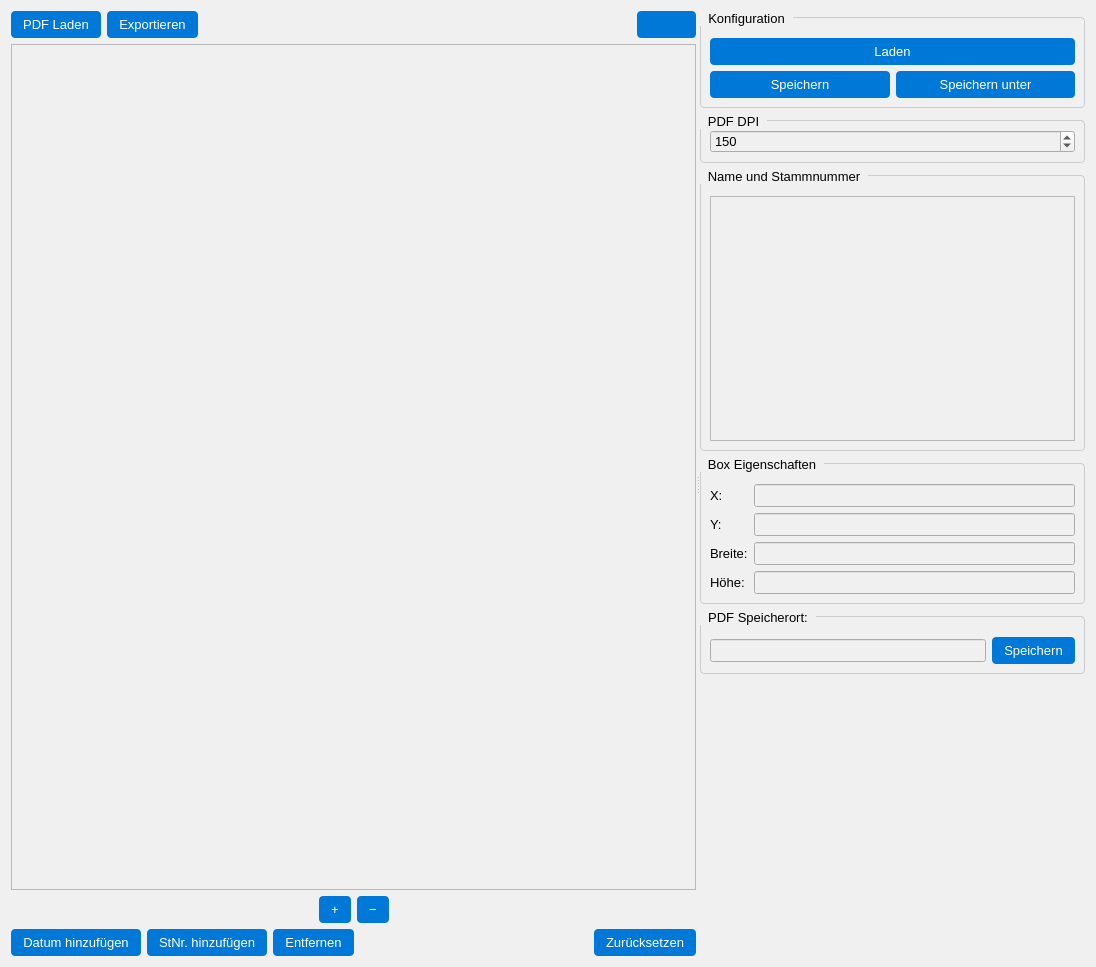
<?xml version="1.0" encoding="UTF-8"?>
<ui version="4.0">
 <class>PdfDisplayView</class>
 <widget class="QWidget" name="PdfDisplayView">
  <property name="geometry">
   <rect>
    <x>0</x>
    <y>0</y>
    <width>1096</width>
    <height>967</height>
   </rect>
  </property>
  <property name="windowTitle">
   <string>PDF Editor mit resizbaren Box-Overlays</string>
  </property>
  <property name="styleSheet">
   <string>QWidget { font-family: &quot;Segoe UI&quot;, sans-serif; font-size: 10pt; background-color: #f0f0f0; }
QPushButton { border: none; padding: 6px 12px; border-radius: 4px; background-color: #0078d7; color: white; }
QPushButton:hover { background-color: #005a9e; }
QGroupBox { border: 1px solid #cccccc; border-radius: 4px; margin-top: 6px; }
QGroupBox::title { subcontrol-origin: margin; subcontrol-position: top left; padding: 0 6px; }</string>
  </property>
  <layout class="QVBoxLayout" name="verticalLayout_5">
   <item>
    <widget class="QSplitter" name="splitter">
     <property name="orientation">
      <enum>Qt::Orientation::Horizontal</enum>
     </property>
     <widget class="QWidget" name="layoutWidget">
      <layout class="QVBoxLayout" name="verticalLayout_4">
       <item>
        <layout class="QHBoxLayout" name="horizontalLayout_toolbar">
         <property name="spacing">
          <number>6</number>
         </property>
         <item>
          <widget class="QPushButton" name="btnLoadPDF">
           <property name="text">
            <string>PDF Laden</string>
           </property>
          </widget>
         </item>
         <item>
          <widget class="QPushButton" name="btnGeneratePDF">
           <property name="text">
            <string>Exportieren</string>
           </property>
          </widget>
         </item>
         <item>
          <spacer name="horizontalSpacer">
           <property name="orientation">
            <enum>Qt::Orientation::Horizontal</enum>
           </property>
           <property name="sizeType">
            <enum>QSizePolicy::Policy::Expanding</enum>
           </property>
           <property name="sizeHint" stdset="0">
            <size>
             <width>40</width>
             <height>20</height>
            </size>
           </property>
          </spacer>
         </item>
         <item>
          <widget class="QPushButton" name="btnMenuOpenClose">
           <property name="text">
            <string/>
           </property>
           <property name="icon">
            <iconset resource="../../resource/resources.qrc">
             <normaloff>:/icons/icons/white/menu.svg</normaloff>:/icons/icons/white/menu.svg</iconset>
           </property>
           <property name="iconSize">
            <size>
             <width>24</width>
             <height>24</height>
            </size>
           </property>
          </widget>
         </item>
        </layout>
       </item>
       <item>
        <layout class="QVBoxLayout" name="verticalLayout_pdf">
         <item>
          <widget class="QGraphicsView" name="graphicsView">
           <property name="sizePolicy">
            <sizepolicy hsizetype="Expanding" vsizetype="Expanding">
             <horstretch>2</horstretch>
             <verstretch>1</verstretch>
            </sizepolicy>
           </property>
          </widget>
         </item>
         <item>
          <layout class="QHBoxLayout" name="horizontalLayout_zoom">
           <property name="spacing">
            <number>6</number>
           </property>
           <item>
            <spacer name="zoomLeftSpacer">
             <property name="orientation">
              <enum>Qt::Orientation::Horizontal</enum>
             </property>
             <property name="sizeType">
              <enum>QSizePolicy::Policy::Expanding</enum>
             </property>
             <property name="sizeHint" stdset="0">
              <size>
               <width>20</width>
               <height>20</height>
              </size>
             </property>
            </spacer>
           </item>
           <item>
            <widget class="QPushButton" name="btnZoomIn">
             <property name="text">
              <string>+</string>
             </property>
            </widget>
           </item>
           <item>
            <widget class="QPushButton" name="btnZoomOut">
             <property name="text">
              <string>−</string>
             </property>
            </widget>
           </item>
           <item>
            <spacer name="zoomRightSpacer">
             <property name="orientation">
              <enum>Qt::Orientation::Horizontal</enum>
             </property>
             <property name="sizeType">
              <enum>QSizePolicy::Policy::Expanding</enum>
             </property>
             <property name="sizeHint" stdset="0">
              <size>
               <width>20</width>
               <height>20</height>
              </size>
             </property>
            </spacer>
           </item>
          </layout>
         </item>
        </layout>
       </item>
       <item>
        <layout class="QHBoxLayout" name="horizontalLayout_3">
         <item>
          <widget class="QPushButton" name="btnAddSingleBox">
           <property name="text">
            <string>Datum hinzufügen</string>
           </property>
          </widget>
         </item>
         <item>
          <widget class="QPushButton" name="btnAddBoxPair">
           <property name="text">
            <string>StNr. hinzufügen</string>
           </property>
          </widget>
         </item>
         <item>
          <widget class="QPushButton" name="btnRemoveBoxPair">
           <property name="text">
            <string>Entfernen</string>
           </property>
          </widget>
         </item>
         <item>
          <spacer name="actionSpacer">
           <property name="orientation">
            <enum>Qt::Orientation::Horizontal</enum>
           </property>
           <property name="sizeType">
            <enum>QSizePolicy::Policy::Expanding</enum>
           </property>
           <property name="sizeHint" stdset="0">
            <size>
             <width>40</width>
             <height>20</height>
            </size>
           </property>
          </spacer>
         </item>
         <item>
          <widget class="QPushButton" name="btnRestore">
           <property name="text">
            <string>Zurücksetzen</string>
           </property>
          </widget>
         </item>
        </layout>
       </item>
      </layout>
     </widget>
     <widget class="QWidget" name="layoutWidget">
      <layout class="QVBoxLayout" name="verticalLayout">
       <item>
        <widget class="QGroupBox" name="groupBox_3">
         <property name="title">
          <string>Konfiguration</string>
         </property>
         <layout class="QVBoxLayout" name="verticalLayout_3">
          <property name="topMargin">
           <number>20</number>
          </property>
          <item>
           <widget class="QPushButton" name="btnLoadConfig">
            <property name="text">
             <string>Laden</string>
            </property>
           </widget>
          </item>
          <item>
           <layout class="QHBoxLayout" name="horizontalLayout">
            <item>
             <widget class="QPushButton" name="btnSaveConfig">
              <property name="text">
               <string>Speichern</string>
              </property>
              <attribute name="buttonGroup">
               <string notr="true">buttonGroup</string>
              </attribute>
             </widget>
            </item>
            <item>
             <widget class="QPushButton" name="btnSaveAsConfig">
              <property name="text">
               <string>Speichern unter</string>
              </property>
              <attribute name="buttonGroup">
               <string notr="true">buttonGroup</string>
              </attribute>
             </widget>
            </item>
           </layout>
          </item>
         </layout>
        </widget>
       </item>
       <item>
        <widget class="QGroupBox" name="groupBoxDisplayDpi">
         <property name="title">
          <string>PDF DPI</string>
         </property>
         <layout class="QHBoxLayout" name="horizontalLayout_display_dpi">
          <item>
           <widget class="QSpinBox" name="spinBoxDisplayDpi">
            <property name="minimum">
             <number>72</number>
            </property>
            <property name="maximum">
             <number>600</number>
            </property>
            <property name="value">
             <number>150</number>
            </property>
           </widget>
          </item>
         </layout>
        </widget>
       </item>
       <item>
        <widget class="QGroupBox" name="groupBox_2">
         <property name="title">
          <string>Name und Stammnummer</string>
         </property>
         <layout class="QVBoxLayout" name="verticalLayout_2">
          <property name="topMargin">
           <number>20</number>
          </property>
          <item>
           <widget class="QListWidget" name="listBoxPairs">
            <property name="sizePolicy">
             <sizepolicy hsizetype="Preferred" vsizetype="Expanding">
              <horstretch>0</horstretch>
              <verstretch>0</verstretch>
             </sizepolicy>
            </property>
           </widget>
          </item>
         </layout>
        </widget>
       </item>
       <item>
        <widget class="QGroupBox" name="groupBoxProperties">
         <property name="title">
          <string>Box Eigenschaften</string>
         </property>
         <layout class="QFormLayout" name="formLayoutProperties">
          <property name="topMargin">
           <number>20</number>
          </property>
          <item row="0" column="0">
           <widget class="QLabel" name="labelX">
            <property name="text">
             <string>X:</string>
            </property>
           </widget>
          </item>
          <item row="0" column="1">
           <widget class="QLineEdit" name="lineEditX">
            <property name="sizePolicy">
             <sizepolicy hsizetype="Minimum" vsizetype="Fixed">
              <horstretch>0</horstretch>
              <verstretch>0</verstretch>
             </sizepolicy>
            </property>
           </widget>
          </item>
          <item row="1" column="0">
           <widget class="QLabel" name="labelY">
            <property name="text">
             <string>Y:</string>
            </property>
           </widget>
          </item>
          <item row="1" column="1">
           <widget class="QLineEdit" name="lineEditY">
            <property name="sizePolicy">
             <sizepolicy hsizetype="Minimum" vsizetype="Fixed">
              <horstretch>0</horstretch>
              <verstretch>0</verstretch>
             </sizepolicy>
            </property>
           </widget>
          </item>
          <item row="2" column="0">
           <widget class="QLabel" name="labelWidth">
            <property name="text">
             <string>Breite:</string>
            </property>
           </widget>
          </item>
          <item row="2" column="1">
           <widget class="QLineEdit" name="lineEditWidth">
            <property name="sizePolicy">
             <sizepolicy hsizetype="Minimum" vsizetype="Fixed">
              <horstretch>0</horstretch>
              <verstretch>0</verstretch>
             </sizepolicy>
            </property>
           </widget>
          </item>
          <item row="3" column="0">
           <widget class="QLabel" name="labelHeight">
            <property name="text">
             <string>Höhe:</string>
            </property>
           </widget>
          </item>
          <item row="3" column="1">
           <widget class="QLineEdit" name="lineEditHeight">
            <property name="sizePolicy">
             <sizepolicy hsizetype="Minimum" vsizetype="Fixed">
              <horstretch>0</horstretch>
              <verstretch>0</verstretch>
             </sizepolicy>
            </property>
           </widget>
          </item>
         </layout>
        </widget>
       </item>
       <item>
        <widget class="QGroupBox" name="groupBox">
         <property name="title">
          <string>PDF Speicherort:</string>
         </property>
         <layout class="QHBoxLayout" name="horizontalLayout_2">
          <property name="topMargin">
           <number>20</number>
          </property>
          <item>
           <layout class="QHBoxLayout" name="layoutOutput">
            <item>
             <widget class="QLineEdit" name="lineEditOutputPath"/>
            </item>
            <item>
             <widget class="QPushButton" name="btnSaveOutputPath">
              <property name="text">
               <string>Speichern</string>
              </property>
             </widget>
            </item>
           </layout>
          </item>
         </layout>
        </widget>
       </item>
       <item>
        <spacer name="verticalSpacer">
         <property name="orientation">
          <enum>Qt::Orientation::Vertical</enum>
         </property>
         <property name="sizeType">
          <enum>QSizePolicy::Policy::Expanding</enum>
         </property>
         <property name="sizeHint" stdset="0">
          <size>
           <width>20</width>
           <height>17</height>
          </size>
         </property>
        </spacer>
       </item>
      </layout>
     </widget>
    </widget>
   </item>
  </layout>
 </widget>
 <resources>
  <include location="../../resource/resources.qrc"/>
 </resources>
 <connections/>
 <buttongroups>
  <buttongroup name="buttonGroup"/>
 </buttongroups>
</ui>
